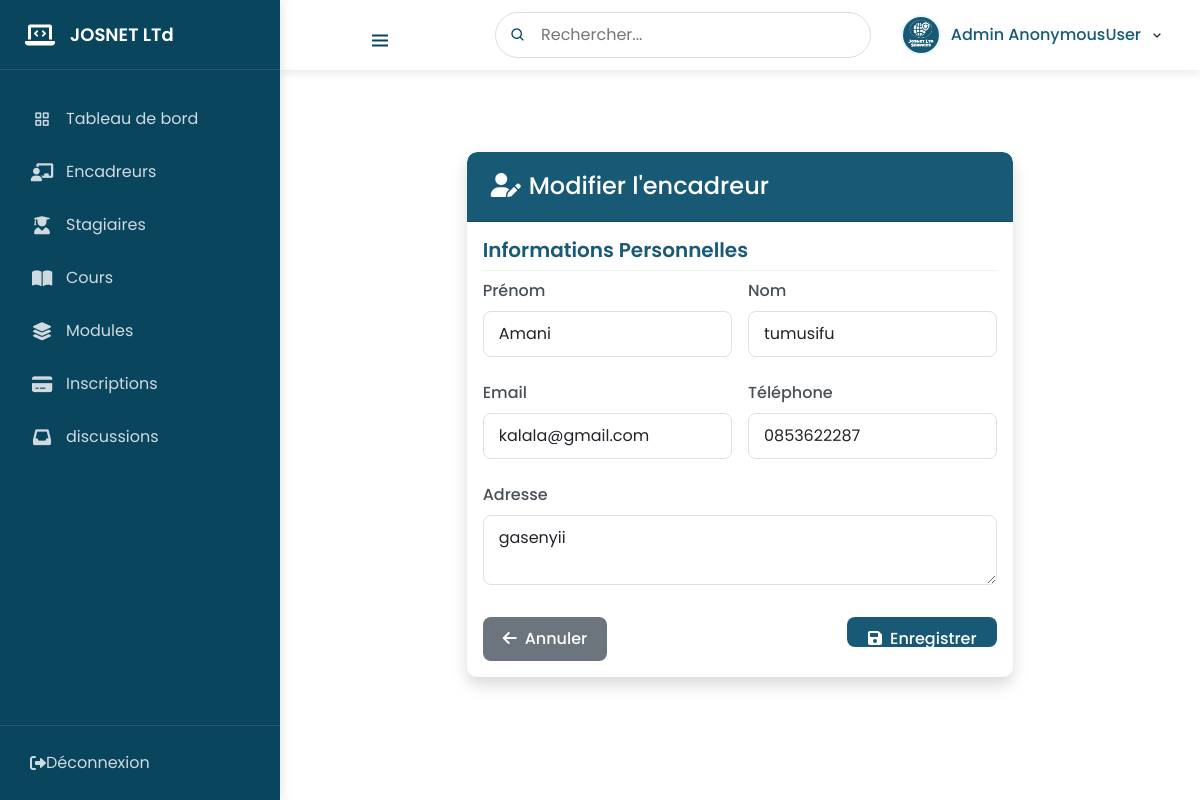
The app's page /modifier_formateur/2/ with its own data.
### inscription/models.py (models this page shows, shortened)
class Formateur(models.Model):
    user = models.OneToOneField(User,on_delete= models.CASCADE)
    adress = models.CharField(max_length= 20)
    telephone = models.CharField(max_length= 20)
    is_approved = models.BooleanField(default=False)  # Ajout de l'approbation
    statut = models.BooleanField(default=False)
    module = models.ForeignKey('Module', on_delete=models.SET_NULL, null=True, blank=True)

### inscription/views.py (the view, shortened to what this page needs)
# urls.py: path('modifier_formateur/<int:user_id>/', modifier_formateur, name='modifier_formateur'),
def modifier_formateur(request, user_id):
    formateur = get_object_or_404(Formateur, user_id=user_id)
    return render(request, 'modifier_formateur.html', {'formateur': formateur})

### inscription/templates/modifier_formateur.html (shortened to what this page needs)
{% extends 'index.html' %}
{% load static %}
{% block content %}
<div class="container py-5">
    <div class="row justify-content-center">
        <div class="col-lg-8">
            <div class="card shadow">
                <div class="card-header bg-primary-custom text-white">
                    <h4 class="mb-0">
                        <i class="fas fa-user-edit me-2"></i>Modifier l'encadreur
                    </h4>
                </div>
                <div class="card-body">
                    <form method="post">
                        <div class="mb-4">
                            <h5 class="border-bottom pb-2">Informations Personnelles</h5>
                            <div class="row g-3">
                                <div class="col-md-6">
                                    <label class="form-label">Prénom</label>
                                    <input type="text" class="form-control"
                                           name="first_name" value="{{ formateur.user.first_name }}" required>
                                </div>
                                <div class="col-md-6">
                                    <label class="form-label">Nom</label>
                                    <input type="text" class="form-control"
                                           name="last_name" value="{{ formateur.user.last_name }}" required>
                                </div>
                                <div class="col-md-6">
                                    <label class="form-label">Email</label>
                                    <input type="email" class="form-control"
                                           name="email" value="{{ formateur.user.email }}" required>
                                </div>
                                <div class="col-md-6">
                                    <label class="form-label">Téléphone</label>
                                    <input type="tel" class="form-control"
                                           name="telephone" value="{{ formateur.telephone }}">
                                </div>
                                <div class="col-12">
                                    <label class="form-label">Adresse</label>
                                    <textarea class="form-control" name="adress" rows="2">{{ formateur.adress }}</textarea>
                                </div>
                            </div>
                        </div>
                        <div class="d-flex justify-content-between mt-4">
                            <a href="{% url 'liste_comptes_approuves_form' %}" class="btn btn-secondary">
                                <i class="fas fa-arrow-left me-2"></i>Annuler
                            </a>
                            <button type="submit" class="btn btn-primary-custom">
                                <i class="fas fa-save me-2"></i>Enregistrer
                            </button>
                        </div>
                    </form>
                </div>
            </div>
        </div>
    </div>
</div>
{% endblock %}

### inscription/static/css/style.css (style rules this page uses)
* { margin: 0; padding: 0; box-sizing: border-box; font-family: "Poppins", sans-serif; }
input, textarea, select { margin-bottom: 10px; box-sizing: border-box; width: 100%; margin: 8px 0; padding: 8px 5px; border-radius: 5px; border: 1px solid #ccc; }
button { background-color: #185a76; color: white; width: 150px; height: 30px; border: 1px solid #ccc; font-size: 15px; border-radius: 5px; }
label { display: block; }
form { width: 100%; }

### inscription/templates/index.html (style rules this page uses)
:root { --primary-color: #185a76; --primary-light: rgba(24, 90, 118, 0.1); --primary-hover: #134b63; --text-dark: #2c3e50; --border-radius: 8px; --box-shadow: 0 4px 12px rgba(0, 0, 0, 0.08); }
.btn-primary-custom { background-color: var(--primary-color); border: none; }

### inscription/templates/navbar.html (style rules this page uses)
:root { --primary-color: #0a455e; --primary-dark: #185a76; --primary-light: #e9f7fe; --sidebar-width: 280px; --topbar-height: 70px; --transition-speed: 0.3s; }

### inscription/templates/modifier_formateur.html (style rules this page uses)
.card { border-radius: 10px; border: none; overflow: hidden; }
.card-header { border-radius: 10px 10px 0 0 !important; padding: 1.25rem 1.5rem; }
.bg-primary-custom { background-color: #185a76; }
.btn-primary-custom { background-color: #185a76; border: none; color: white; transition: all 0.3s; }
.form-control, .form-select { border-radius: 8px; padding: 10px 15px; border: 1px solid #e0e0e0; }
.btn { border-radius: 8px; padding: 10px 20px; font-weight: 500; }
.btn-secondary { background-color: #6c757d; border: none; }
.border-bottom { border-color: #f0f0f0 !important; }
h5 { color: #185a76; font-weight: 600; }
label { font-weight: 500; margin-bottom: 0.5rem; color: #495057; }

### records on screen
Formateur: first_name "Amani", last_name "tumusifu", email "kalala@gmail.com", telephone "0853622287", adress "gasenyii"

### other values on screen
{{ user }} "AnonymousUser"
